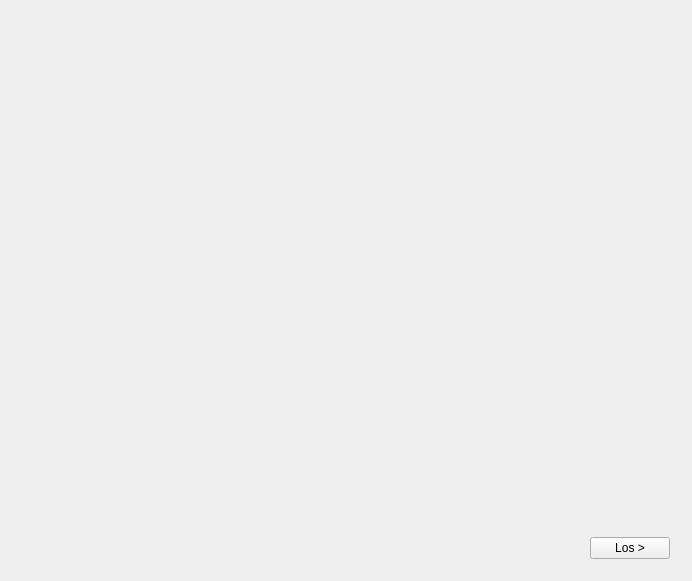
<?xml version="1.0" encoding="UTF-8"?>
<ui version="4.0">
 <class>PRTesterWidget</class>
 <widget class="QWidget" name="PRTesterWidget">
  <property name="geometry">
   <rect>
    <x>0</x>
    <y>0</y>
    <width>692</width>
    <height>581</height>
   </rect>
  </property>
  <property name="windowTitle">
   <string>PRTester</string>
  </property>
  <layout class="QVBoxLayout" name="verticalLayout">
   <item>
    <widget class="QStackedWidget" name="stkMain">
     <property name="currentIndex">
      <number>1</number>
     </property>
     <widget class="QWidget" name="pageTest">
      <layout class="QVBoxLayout" name="verticalLayout_4">
       <item>
        <widget class="TestWidget" name="wgtTest" native="true"/>
       </item>
       <item>
        <spacer name="verticalSpacer_2">
         <property name="orientation">
          <enum>Qt::Vertical</enum>
         </property>
         <property name="sizeHint" stdset="0">
          <size>
           <width>20</width>
           <height>235</height>
          </size>
         </property>
        </spacer>
       </item>
       <item>
        <layout class="QHBoxLayout" name="horizontalLayout_2">
         <item>
          <widget class="QPushButton" name="btnBack">
           <property name="text">
            <string>&lt; Zurück</string>
           </property>
          </widget>
         </item>
         <item>
          <spacer name="horizontalSpacer_2">
           <property name="orientation">
            <enum>Qt::Horizontal</enum>
           </property>
           <property name="sizeHint" stdset="0">
            <size>
             <width>40</width>
             <height>20</height>
            </size>
           </property>
          </spacer>
         </item>
        </layout>
       </item>
      </layout>
     </widget>
     <widget class="QWidget" name="pageSetup">
      <layout class="QVBoxLayout" name="verticalLayout_3">
       <item>
        <widget class="SetupWidget" name="wgtSetup" native="true"/>
       </item>
       <item>
        <spacer name="verticalSpacer">
         <property name="orientation">
          <enum>Qt::Vertical</enum>
         </property>
         <property name="sizeHint" stdset="0">
          <size>
           <width>20</width>
           <height>40</height>
          </size>
         </property>
        </spacer>
       </item>
       <item>
        <layout class="QHBoxLayout" name="horizontalLayout">
         <item>
          <spacer name="horizontalSpacer">
           <property name="orientation">
            <enum>Qt::Horizontal</enum>
           </property>
           <property name="sizeHint" stdset="0">
            <size>
             <width>40</width>
             <height>20</height>
            </size>
           </property>
          </spacer>
         </item>
         <item>
          <widget class="QPushButton" name="btnStart">
           <property name="text">
            <string>Los &gt;</string>
           </property>
          </widget>
         </item>
        </layout>
       </item>
      </layout>
     </widget>
    </widget>
   </item>
  </layout>
 </widget>
 <layoutdefault spacing="6" margin="11"/>
 <customwidgets>
  <customwidget>
   <class>SetupWidget</class>
   <extends>QWidget</extends>
   <header>setupwidget.h</header>
   <container>1</container>
   <slots>
    <signal>canStart(bool)</signal>
   </slots>
  </customwidget>
  <customwidget>
   <class>TestWidget</class>
   <extends>QWidget</extends>
   <header>testwidget.h</header>
   <container>1</container>
  </customwidget>
 </customwidgets>
 <resources/>
 <connections>
  <connection>
   <sender>wgtSetup</sender>
   <signal>canStart(bool)</signal>
   <receiver>btnStart</receiver>
   <slot>setEnabled(bool)</slot>
   <hints>
    <hint type="sourcelabel">
     <x>541</x>
     <y>27</y>
    </hint>
    <hint type="destinationlabel">
     <x>633</x>
     <y>546</y>
    </hint>
   </hints>
  </connection>
 </connections>
 <slots>
  <slot>checkAnswer()</slot>
  <slot>checkCanStart()</slot>
 </slots>
</ui>
